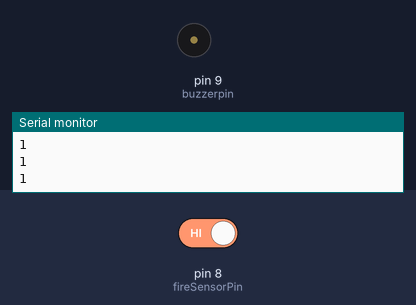
A sketch run on a simulated Arduino Uno, built with avr-gcc and run on an emulated ATmega328P. Parts: buzzer (waves = sounding, pin HIGH), the last lines printed to the serial monitor. Inputs (shaded band) come from the test bench; at power-on: pin 8 (fireSensorPin) HIGH.

Above: at 1.2 s.
1.3 s: pin 8 (fireSensorPin) driven LOW
At 1.9 s:
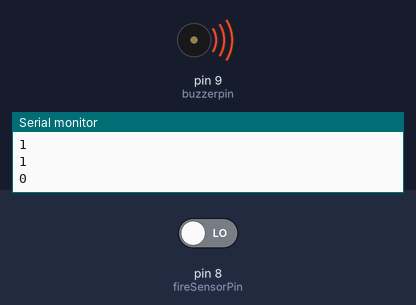
2.9 s: pin 8 (fireSensorPin) driven HIGH
At 4.8 s:
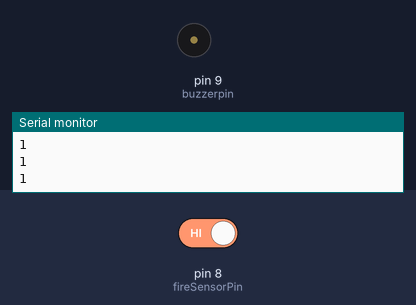
Timing chart, 0 to 6.3 s (numbered marks = the images above; inputs shaded):
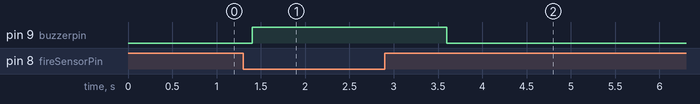

The sketch:

code.ino
```cpp
const int buzzerpin = 9;
const int fireSensorPin = 8;
void setup(){
  Serial.begin(9600);
  pinMode(buzzerpin, OUTPUT);
  pinMode(fireSensorPin, INPUT);
}
void loop(){
  int fireValue = digitalRead(fireSensorPin);
  Serial.println(fireValue);
  if(fireValue == 0){
    digitalWrite(buzzerpin, HIGH);
    delay(2000);
  }else{
    digitalWrite(buzzerpin, LOW);
  }
  delay(200);
}
```

Measured:
- after the input at 1.3 s, pin 9 (buzzerpin): LOW → HIGH after 0.10 s
- after the input at 2.9 s, pin 9 (buzzerpin): HIGH → LOW after 0.70 s
